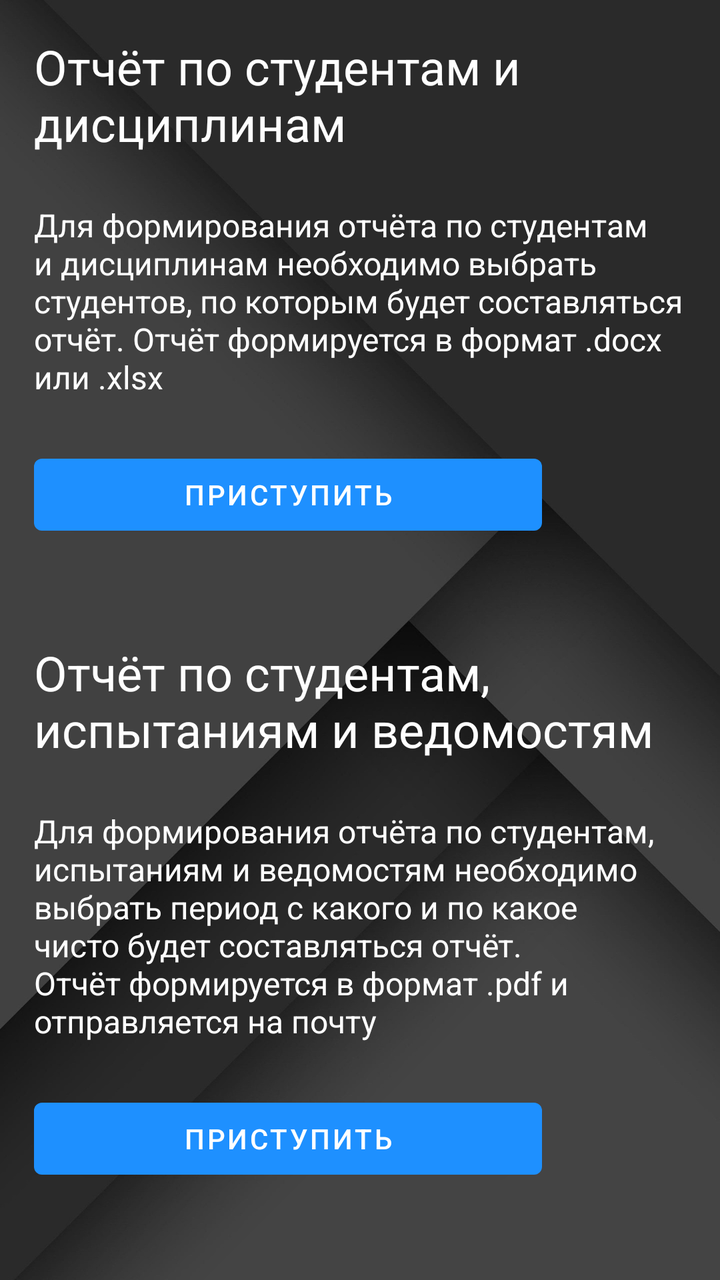
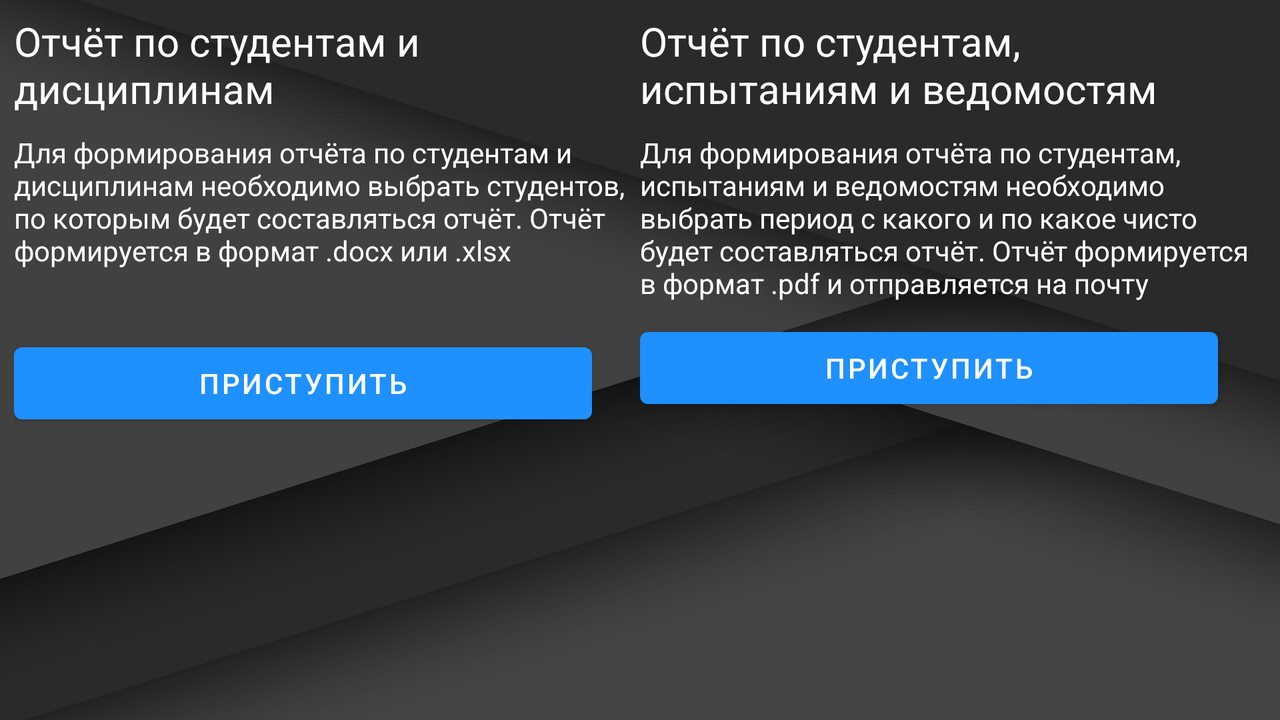

Compare how this app lays out the same screen by default and in its alternative resource folder. The renders come first, then the two layout files and the values they reference.
<!-- AndroidManifest.xml: application theme Theme.TeacherApplication -->
<!-- res/layout/fragment_reports.xml -->
<?xml version="1.0" encoding="utf-8"?>
<LinearLayout xmlns:android="http://schemas.android.com/apk/res/android"
    xmlns:tools="http://schemas.android.com/tools"
    android:layout_width="match_parent"
    android:layout_height="match_parent"
    android:background="@drawable/main_bg"
    android:orientation="vertical"
    android:padding="17dp"
    tools:context=".ReportsFragment">

    <FrameLayout
        android:id="@+id/list_container"
        android:layout_width="match_parent"
        android:layout_height="match_parent"
        android:layout_weight="1">

        <LinearLayout
            android:layout_width="match_parent"
            android:layout_height="match_parent"
            android:orientation="vertical">

            <TextView
                android:id="@+id/list_txt"
                android:layout_width="match_parent"
                android:layout_height="wrap_content"
                android:text="@string/list_hd_txt"
                android:textColor="@color/white"
                android:textSize="24sp" />

            <TextView
                android:id="@+id/list_info_txt"
                android:layout_width="match_parent"
                android:layout_height="wrap_content"
                android:layout_marginTop="24dp"
                android:layout_marginBottom="24dp"
                android:text="@string/list_info_txt"
                android:textColor="@color/white"
                android:textSize="16sp" />

            <Button
                android:id="@+id/button_list"
                android:layout_width="match_parent"
                android:layout_height="wrap_content"
                android:layout_marginRight="72dp"
                android:text="@string/btn_go_on" />
        </LinearLayout>
    </FrameLayout>

    <FrameLayout
        android:id="@+id/report_container"
        android:layout_width="match_parent"
        android:layout_height="match_parent"
        android:layout_weight="1">

        <LinearLayout
            android:layout_width="match_parent"
            android:layout_height="match_parent"
            android:orientation="vertical">

            <TextView
                android:id="@+id/rep_txt"
                android:layout_width="match_parent"
                android:layout_height="wrap_content"
                android:text="@string/rep_hd_txt"
                android:textColor="@color/white"
                android:textSize="24sp" />

            <TextView
                android:id="@+id/rep_info_txt"
                android:layout_width="match_parent"
                android:layout_height="wrap_content"
                android:layout_marginTop="24dp"
                android:layout_marginBottom="24dp"
                android:text="@string/rep_info_txt"
                android:textColor="@color/white"
                android:textSize="16sp" />

            <Button
                android:id="@+id/button_rep"
                android:layout_width="match_parent"
                android:layout_height="wrap_content"
                android:layout_marginRight="72dp"
                android:text="@string/btn_go_on" />
        </LinearLayout>
    </FrameLayout>
</LinearLayout>
<!-- resources referenced by this layout -->
<resources>
  <color name="white">#FFFFFFFF</color>
  <!-- drawable main_bg: jpg bitmap (drawable, 94714 bytes) -->
  <string name="btn_go_on">Приступить</string>
  <string name="list_hd_txt">Отчёт по студентам и дисциплинам</string>
  <string name="list_info_txt">Для формирования отчёта по студентам и дисциплинам необходимо выбрать студентов, по которым будет составляться отчёт. Отчёт формируется в формат .docx или .xlsx</string>
  <string name="rep_hd_txt">Отчёт по студентам, испытаниям и ведомостям</string>
  <string name="rep_info_txt">Для формирования отчёта по студентам, испытаниям и ведомостям необходимо выбрать период с какого и по какое чисто будет составляться отчёт. Отчёт формируется в формат .pdf и отправляется на почту</string>
  <style name="Theme.TeacherApplication" parent="Theme.MaterialComponents.DayNight.DarkActionBar">
          
          <item name="colorPrimary">@color/DodgerBlue</item>
          <item name="colorPrimaryVariant">@color/RoyalBlue</item>
          <item name="colorOnPrimary">@color/white</item>
          
          <item name="colorSecondary">@color/Grey</item>
          <item name="colorSecondaryVariant">@color/DimGrey</item>
          <item name="colorOnSecondary">@color/black</item>
          
          <item name="android:statusBarColor">?attr/colorPrimaryVariant</item>
          
      </style>
  <color name="DodgerBlue">#1E90FF</color>
  <color name="RoyalBlue">#4169E1</color>
  <color name="Grey">#808080</color>
  <color name="DimGrey">#696969</color>
  <color name="black">#FF000000</color>
</resources>
<!-- res/layout-land/fragment_reports.xml (the repository's variant of the layout above) -->
<!-- drawn on the phone turned sideways -->
<?xml version="1.0" encoding="utf-8"?>
<LinearLayout xmlns:android="http://schemas.android.com/apk/res/android"
    xmlns:tools="http://schemas.android.com/tools"
    android:layout_width="match_parent"
    android:layout_height="match_parent"
    android:background="@drawable/main_bg"
    android:padding="7dp"
    tools:context=".ReportsFragment">

    <FrameLayout
        android:id="@+id/list_container"
        android:layout_width="match_parent"
        android:layout_height="match_parent"
        android:layout_weight="1">

        <LinearLayout
            android:layout_width="match_parent"
            android:layout_height="match_parent"
            android:orientation="vertical">

            <TextView
                android:id="@+id/list_txt"
                android:layout_width="match_parent"
                android:layout_height="wrap_content"
                android:text="@string/list_hd_txt"
                android:textColor="@color/white"
                android:textSize="20sp" />

            <TextView
                android:id="@+id/list_info_txt"
                android:layout_width="match_parent"
                android:layout_height="wrap_content"
                android:layout_marginTop="9dp"
                android:layout_marginBottom="33dp"
                android:text="@string/list_info_txt"
                android:textColor="@color/white"
                android:textSize="14sp" />

            <Button
                android:id="@+id/button_list"
                android:layout_width="match_parent"
                android:layout_height="wrap_content"
                android:layout_marginRight="24dp"
                android:text="@string/btn_go_on" />
        </LinearLayout>
    </FrameLayout>

    <FrameLayout
        android:id="@+id/report_container"
        android:layout_width="match_parent"
        android:layout_height="match_parent"
        android:layout_weight="1">

        <LinearLayout
            android:layout_width="match_parent"
            android:layout_height="match_parent"
            android:orientation="vertical">

            <TextView
                android:id="@+id/rep_txt"
                android:layout_width="match_parent"
                android:layout_height="wrap_content"
                android:text="@string/rep_hd_txt"
                android:textColor="@color/white"
                android:textSize="20sp" />

            <TextView
                android:id="@+id/rep_info_txt"
                android:layout_width="match_parent"
                android:layout_height="wrap_content"
                android:layout_marginTop="9dp"
                android:layout_marginBottom="9dp"
                android:text="@string/rep_info_txt"
                android:textColor="@color/white"
                android:textSize="14sp" />

            <Button
                android:id="@+id/button_rep"
                android:layout_width="match_parent"
                android:layout_height="wrap_content"
                android:layout_marginRight="24dp"
                android:text="@string/btn_go_on" />
        </LinearLayout>
    </FrameLayout>
</LinearLayout>
